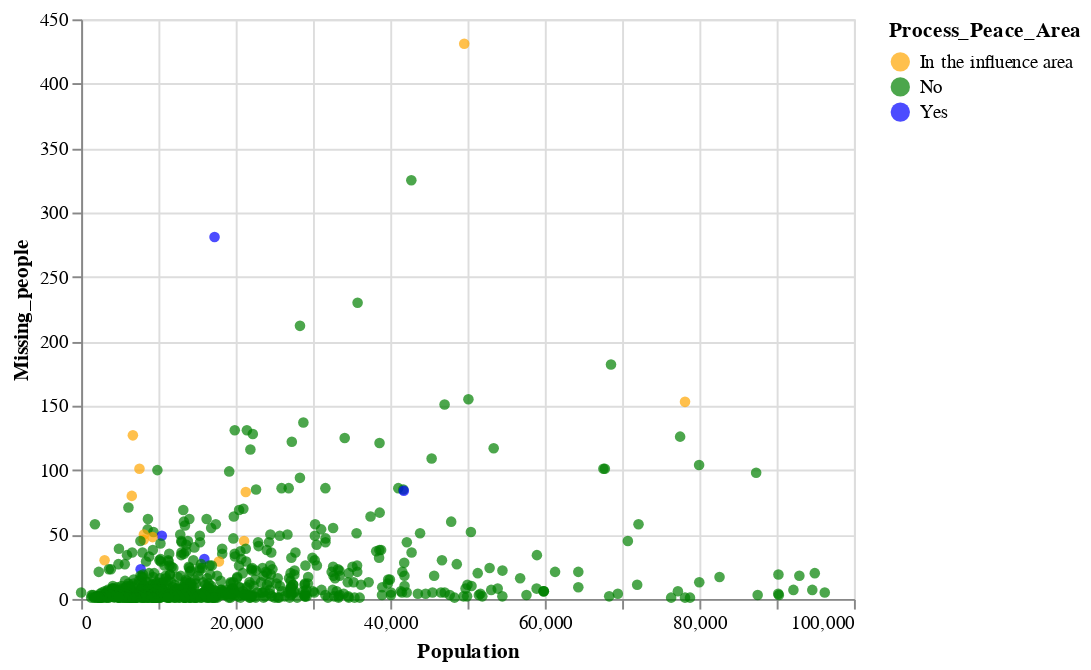

Notebook code for this chart:
### Code cell
alt.Chart(df_missing_people).mark_circle().encode(
    x='Population',
    y='Missing_people',
    color=alt.Color('Process_Peace_Area', scale=alt.Scale(range=['orange','green','blue'])),
    tooltip='County'

    
)

### Figure 1 — Vega-Lite specification as saved in the notebook (floating-point values rounded to 4 significant figures; data arrays with more than 128 entries replaced by an {"elided": "..."} marker saying what was removed)
{"config": {"view": {"continuousWidth": 400, "continuousHeight": 300}}, "data": {"name": "data-96d6a1dbd2858815f2e32bd89e4530f6"}, "mark": "circle", "encoding": {"color": {"field": "Process_Peace_Area", "scale": {"range": ["orange", "green", "blue"]}, "type": "nominal"}, "tooltip": {"field": "County", "type": "nominal"}, "x": {"field": "Population", "type": "quantitative"}, "y": {"field": "Missing_people", "type": "quantitative"}}, "$schema": "https://vega.github.io/schema/vega-lite/v4.17.0.json", "datasets": {"data-96d6a1dbd2858815f2e32bd89e4530f6": {"elided": "758 records"}}}
